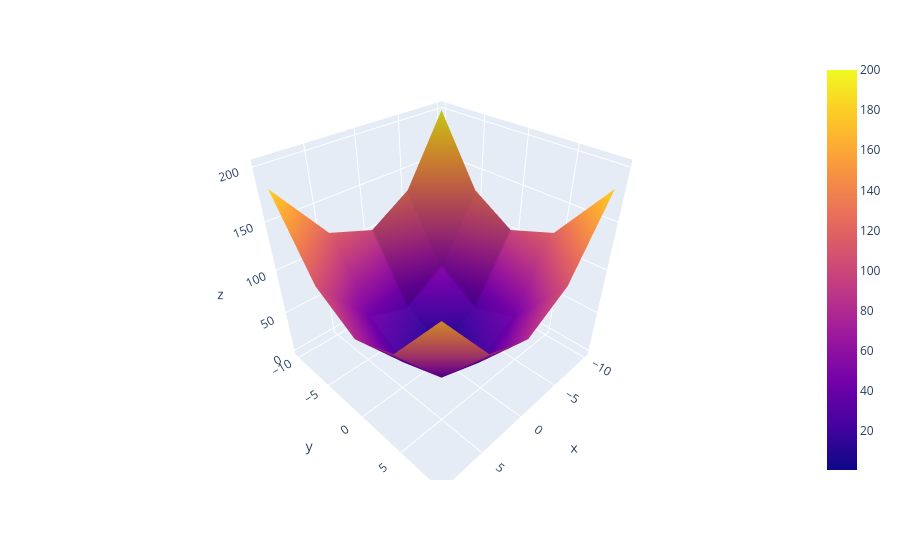

Write notebook code for a chart like this one.
### Code cell
import plotly.express as px
import plotly.graph_objects as go

fig = px.scatter_3d()

fig.add_trace(go.Surface(x=xx,y=yy,z=zz))

fig.show()

### Figure 1 — Plotly figure (JSON) as saved in the notebook; plotly's stock layout.template omitted (floating-point values rounded to 4 significant figures)
{"data": [{"hovertemplate": "<extra></extra>", "legendgroup": "", "marker": {"color": "#636efa", "symbol": "circle"}, "mode": "markers", "name": "", "scene": "scene", "showlegend": false, "type": "scatter3d"}, {"type": "surface", "x": [[-10, -5.25, -0.5, 4.25, 9], [-10, -5.25, -0.5, 4.25, 9], [-10, -5.25, -0.5, 4.25, 9], [-10, -5.25, -0.5, 4.25, 9], [-10, -5.25, -0.5, 4.25, 9]], "y": [[-10, -10, -10, -10, -10], [-5.25, -5.25, -5.25, -5.25, -5.25], [-0.5, -0.5, -0.5, -0.5, -0.5], [4.25, 4.25, 4.25, 4.25, 4.25], [9, 9, 9, 9, 9]], "z": [[200, 127.6, 100.2, 118.1, 181], [127.6, 55.12, 27.81, 45.62, 108.6], [100.2, 27.81, 0.5, 18.31, 81.25], [118.1, 45.62, 18.31, 36.12, 99.06], [181, 108.6, 81.25, 99.06, 162]]}], "layout": {"legend": {"tracegroupgap": 0}, "margin": {"t": 60}, "scene": {"domain": {"x": [0, 1], "y": [0, 1]}}}}
